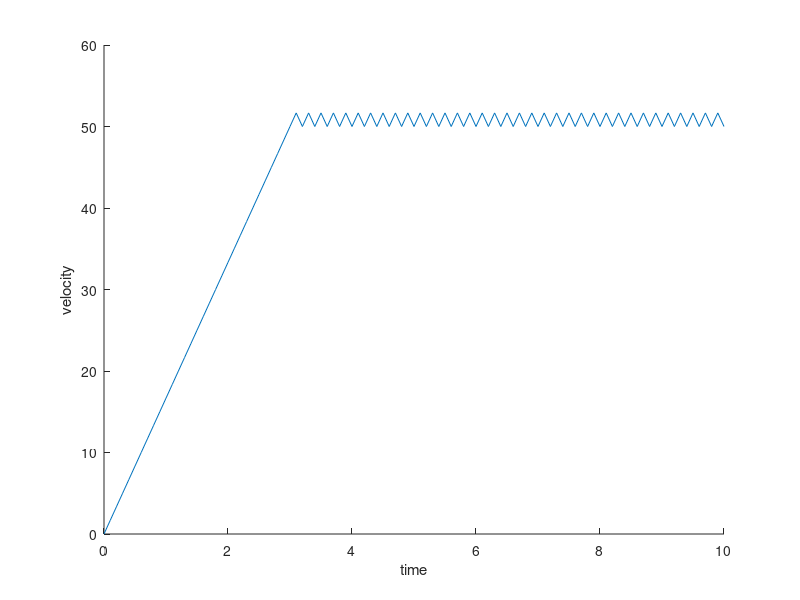
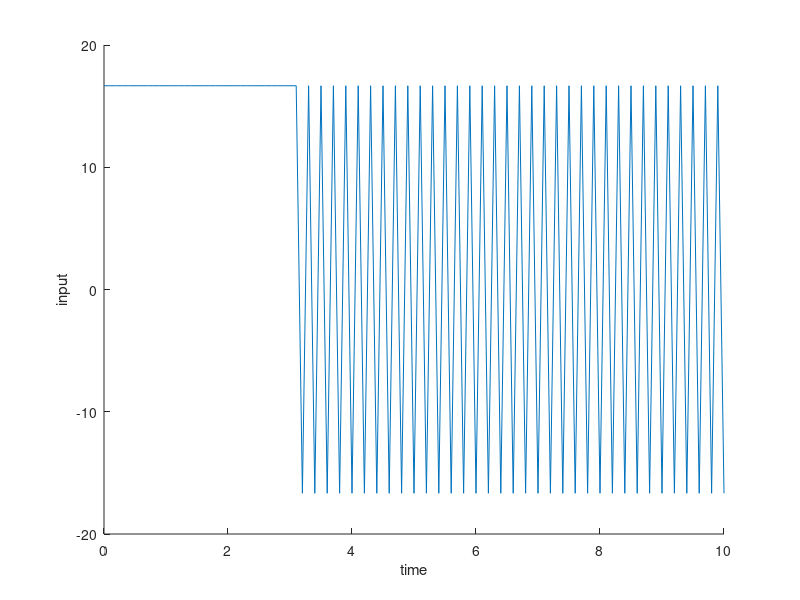

MATLAB code for these plots, in order:
function BB_control

clear all; close all;

% ----- Adjust Parameters ------

um = 50.0 / 3;
r  = 50.0;
c  =  1.0;
m  =  1.0;
v  =  0.0; % initial velocity
tt = 10.0; % termination time

% ------------------------------

dt =  0.1;
t  =  0.0;
n  =  tt / dt + 1;
us =  um;

for i = 1 : n - 1;
	e = error(v(i));
	u = input(e);
	a = deriv(u);
	v(i + 1) = v(i) + a * dt;
	t(i + 1) = t(i) + dt;
    us(i + 1) = u;
end

	function u = input(e);
	if e > 0
        u = um;
    elseif e < 0
        u = -um;
    else
        u = 0;
    end
    end

	function e = error(v);
	e = r - v;
	end

	function a = deriv(u);
	a = c * u / m;
	end

figure(1); hold on;
plot(t, v);
ylim([0, r + 10]);
xlabel('time'); ylabel('velocity');

figure(2); hold on;
plot(t, us);
xlabel('time'); ylabel('input');
end